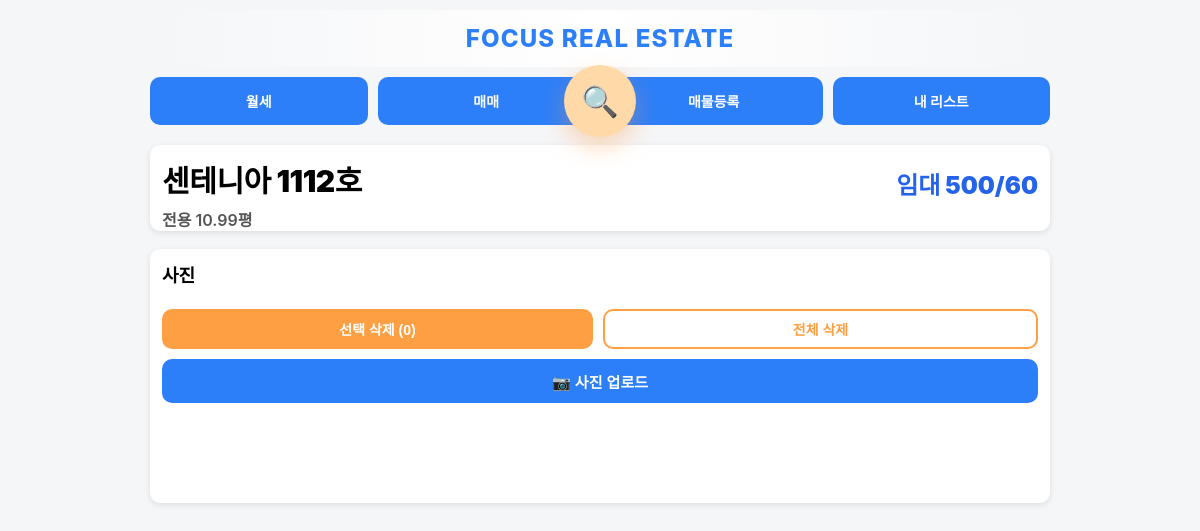
The page /property/1 (signed in) on the database as committed earlier.
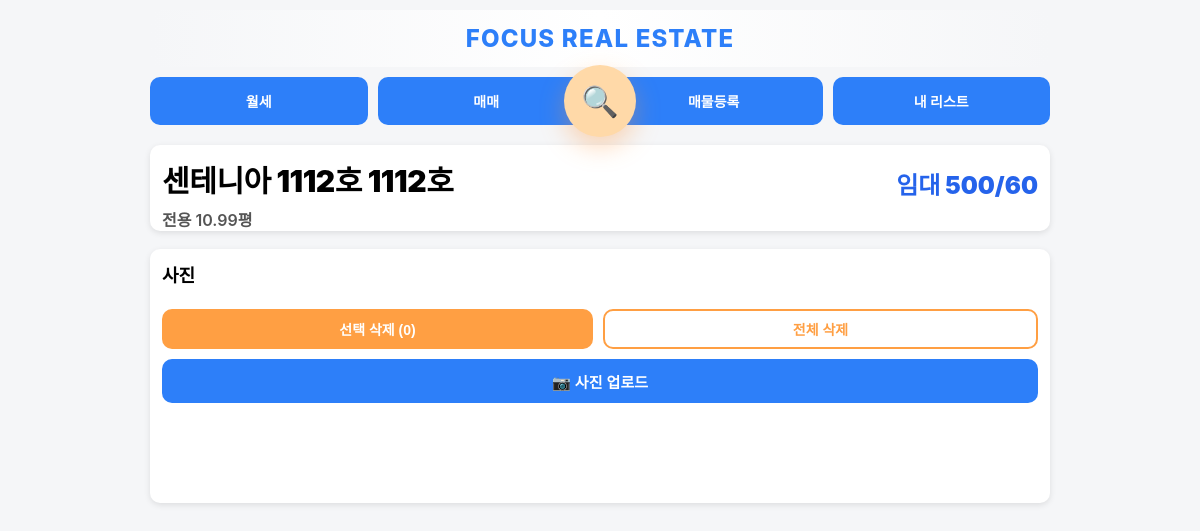
The same page on the database as committed later.
### app.py (models this page shows)
class Property(db.Model):
    status = db.Column(db.String(20), default='available')
    property_type = db.Column(db.String(50))
    id = db.Column(db.Integer, primary_key=True)
    building_name = db.Column(db.String(200))
    exclusive_area = db.Column(db.Float)
    contract_area = db.Column(db.Float)
    deposit = db.Column(db.Integer)
    rent = db.Column(db.Integer)
    sale_price = db.Column(db.Integer)
    category = db.Column(db.String(20))
    status = db.Column(db.String(20), default='available')

### app.py (the view)
@app.route("/property/<int:id>")
@login_required
def property_detail(id):
    from_collection_id = request.args.get("from_collection_id", type=int)
    p = Property.query.get_or_404(id)
    images = PropertyImage.query.filter_by(property_id=id).order_by(PropertyImage.id.desc()).all()
    collections = Collection.query.all()
    existing_pairs = set(
        (item.property_id, item.collection_id)
        for item in CollectionItem.query.filter_by(property_id=id).all()
    )
    from_collection_id = request.args.get("from_collection_id", type=int)
    return render_template(
    "property_detail.html",
    p=p,
    images=images,
    collections=collections,
    existing_pairs=existing_pairs,
    from_collection_id=from_collection_id,
    format_sale_price_korean=format_sale_price_korean
)

### app.py (called while the page is built)
@login_manager.user_loader
def load_user(user_id):
    return User.query.get(int(user_id))

### templates/property_detail.html (shortened to what this page needs)
{% extends "base.html" %}
{% block content %}
<div class="card has-mobile-panel-padding">
  <div style="display:flex; align-items:flex-end; justify-content:space-between; gap:10px;">
    <div style="font-size:30px; font-weight:900; letter-spacing:-0.4px;">
      {{ p.building_name }}
    </div>
    <div style="font-size:24px; font-weight:900; color:#2563eb; white-space:nowrap;">
      {% if p.category == "매매" %}
        매매 {{ format_sale_price_korean(p.sale_price) }}
      {% else %}
        임대 {{ p.deposit }}/{{ p.rent }}
      {% endif %}
    </div>
  </div>
  <div style="margin-top:6px; font-size:16px; color:#555; font-weight:600;">
    전용 {{ p.exclusive_area }}평
  </div>
</div>
<div class="card" style="margin-top:18px; padding-bottom:100px;">
  <div style="font-size:18px; font-weight:800; margin-bottom:10px;">사진</div>
  <div class="photo-actions">
  <button type="button" id="btn-delete-selected" class="danger-btn">
    선택 삭제 (<span id="selected-count">0</span>)
  </button>
  <button type="button" id="btn-delete-all" class="danger-btn outline">
    전체 삭제
  </button>
</div>
    <form id="photo-upload-form" enctype="multipart/form-data">
    <button type="button" id="photo-trigger" class="primary-btn" style="margin-top:10px;">
      📷 사진 업로드
    </button>
  </form>
</div>
{% endblock %}

Rows that differ between the two databases and show on the page:
changed Property: building_name "센테니아 1112호" → "센테니아 1112호 1112호"
